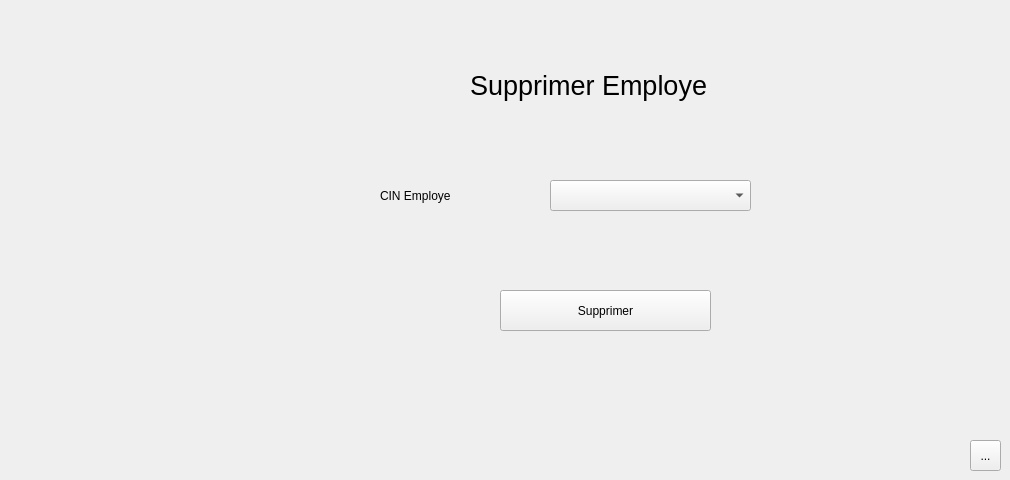
    <widget class="QWidget" name="stackedWidgetPage4">
     <widget class="QPushButton" name="supprimer_employe">
      <property name="geometry">
       <rect>
        <x>500</x>
        <y>290</y>
        <width>211</width>
        <height>41</height>
       </rect>
      </property>
      <property name="text">
       <string>Supprimer</string>
      </property>
     </widget>
     <widget class="QLabel" name="label_6">
      <property name="geometry">
       <rect>
        <x>380</x>
        <y>180</y>
        <width>151</width>
        <height>31</height>
       </rect>
      </property>
      <property name="text">
       <string>CIN Employe</string>
      </property>
     </widget>
     <widget class="QComboBox" name="comboBox_sup">
      <property name="geometry">
       <rect>
        <x>550</x>
        <y>180</y>
        <width>201</width>
        <height>31</height>
       </rect>
      </property>
     </widget>
     <widget class="QLabel" name="label_14">
      <property name="geometry">
       <rect>
        <x>470</x>
        <y>50</y>
        <width>311</width>
        <height>71</height>
       </rect>
      </property>
      <property name="styleSheet">
       <string notr="true">font: 20pt;
color: rgb(255, 255, 255)rgb(0, 0, 0)</string>
      </property>
      <property name="text">
       <string>Supprimer Employe</string>
      </property>
     </widget>
     <widget class="QToolButton" name="return_6">
      <property name="geometry">
       <rect>
        <x>970</x>
        <y>440</y>
        <width>31</width>
        <height>31</height>
       </rect>
      </property>
      <property name="text">
       <string>...</string>
      </property>
      <property name="icon">
       <iconset>
        <normaloff>../../seta-small-direita-branca-300x258.png</normaloff>../../seta-small-direita-branca-300x258.png</iconset>
      </property>
      <property name="iconSize">
       <size>
        <width>27</width>
        <height>27</height>
       </size>
      </property>
     </widget>
    </widget>
